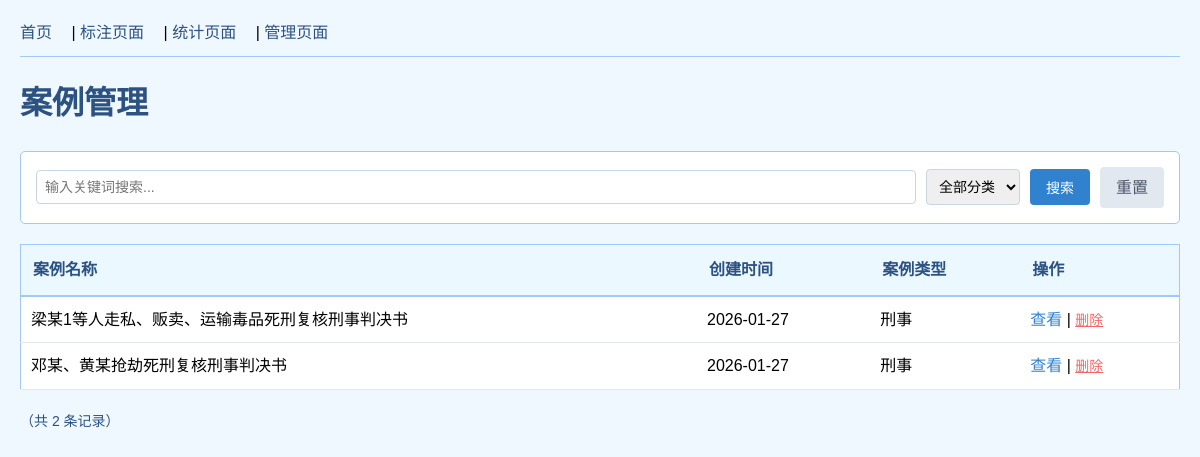
The page /manage on the database as committed earlier.
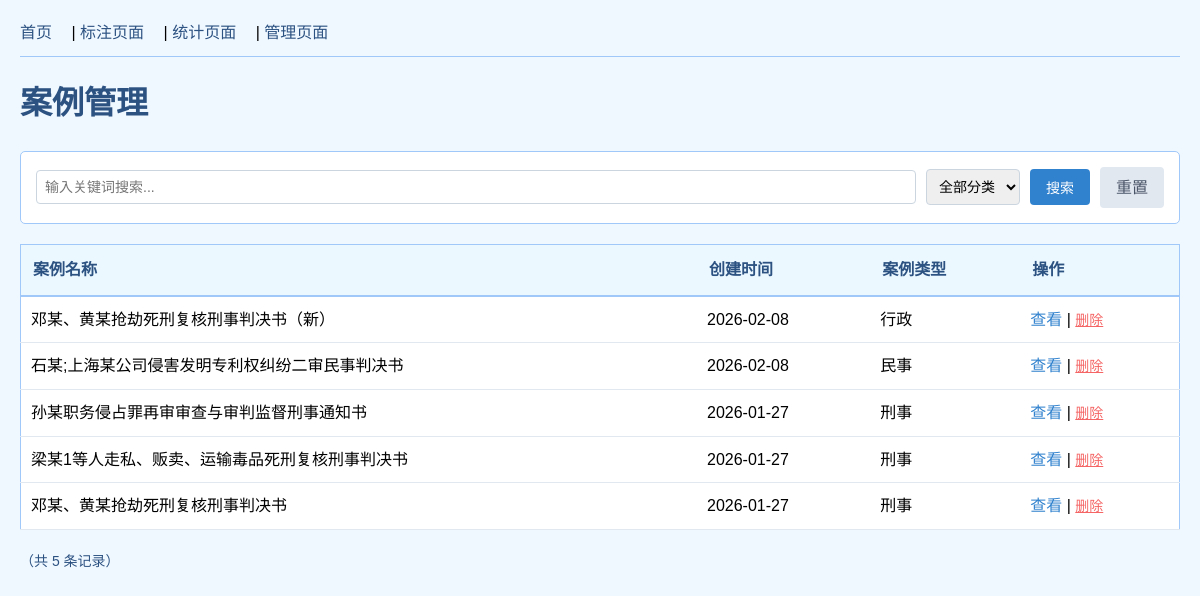
The same page on the database as committed later.
### app/database.py (models this page shows, shortened)
class Case(db.Model):
    __tablename__ = 'cases'
    id = db.Column(db.Integer, primary_key=True)
    name = db.Column(db.String(50), nullable=False, unique=True)
    time = db.Column(db.Date, default=date.today)
    sort = db.Column(db.String(10))
    cause = db.Column(db.String(200))
    result = db.Column(db.String(200))
    content = db.Column(db.Text)
    browses = db.Column(db.Integer, default=0)
    summary = db.Column(db.Text, default='')  # 文本摘要
    keywords = db.Column(db.Text, default='[]')  # 关键词列表（JSON格式）
    is_nlp_analyzed = db.Column(db.Boolean, default=False)  # 是否已分析
    analyzed_at = db.Column(db.DateTime)  # 分析时间
    __table_args__ = (
        db.Index('idx_case_sort', sort),              # 分类筛选
    )

### app/manage.py (the view)
@manage_bp.route('/manage')
def manage():
    page = request.args.get('page', 1, type=int)
    per_page = 5
    keyword = request.args.get('keyword', '').strip()
    sort_type = request.args.get('sort', '').strip()
    query = get_search_query(keyword, sort_type)
    pagination = get_paginated_cases(query, page, per_page)
    cases = pagination.items
    filtered_count = query.count()
    return render_template('manage.html',
                         cases=cases,
                         pagination=pagination,
                         keyword=keyword,
                         selected_sort=sort_type,
                         filtered_count=filtered_count)

### app/manage.py (called while the page is built)
def get_search_query(keyword=None, sort_type=None):
    query = Case.query
    if keyword:
        query = query.filter(Case.keywords.contains(keyword))
    if sort_type:
        query = query.filter(Case.sort == sort_type)
    return query

def get_paginated_cases(query, page=1, per_page=5):
    return query.order_by(Case.id.desc()).paginate(
        page=page,
        per_page=per_page,
        error_out=False
    )

### app/templates/manage.html (shortened to what this page needs)
<!DOCTYPE html>
<html>
<head>
</head>
<body>
    <div class="nav">
        <a href="/">首页</a> |
        <a href="/annotate">标注页面</a> |
        <a href="/statistic">统计页面</a> |
        <a href="/manage">管理页面</a>
    </div>
    <h1>案例管理</h1>
    <div style="margin: 20px 0; padding: 15px; background-color: white; border: 1px solid #a0c8f8; border-radius: 5px;">
        <form method="GET" action="/manage" style="display: flex; gap: 10px; align-items: center;">
            <input type="text"
                   name="keyword"
                   placeholder="输入关键词搜索..."
                   style="flex: 1; padding: 8px; border: 1px solid #cbd5e0; border-radius: 4px;"
                   value="{{ keyword or '' }}">
            <select name="sort" style="padding: 8px; border: 1px solid #cbd5e0; border-radius: 4px;">
            <option value="">全部分类</option>
           </select>
            <button type="submit"
                    style="padding: 8px 16px; background-color: #3182ce; color: white; border: none; border-radius: 4px; cursor: pointer;">
                搜索
            </button>
            <a href="/manage"
               style="padding: 8px 16px; background-color: #e2e8f0; color: #4a5568; border-radius: 4px; text-decoration: none;">
                重置
            </a>
        </form>
    </div>
    <table>
        <tr>
            <th>案例名称</th>
            <th>创建时间</th>
            <th>案例类型</th>
            <th>操作</th>
        </tr>
        {% for case in cases %}
        <tr>
            <td>
                {{ case.name }}
            </td>
            <td>{{ case.time }}</td>
            <td>{{ case.sort }}</td>
            <td>
                <a href="/annotate?case_id={{ case.id }}">查看</a>
                |
                <form action="/delete/{{ case.id }}" method="POST" style="display: inline;">
                    <button type="submit" onclick="return confirm('确定删除【{{ case.name }}】吗？')"
                             style="background: none; border: none; color: #f56565; cursor: pointer; text-decoration: underline; padding: 0; font-size: 14px;">
                        删除
                    </button>
                </form>
            </td>
        </tr>
        {% endfor %}
    </table>
    <div class="pagination">
        <div class="pagination-info">
            （共 {{ filtered_count }} 条记录）
        </div>
    </div>
</body>
</html>

### app/templates/manage.html (style rules this page uses)
body { background-color: #f0f8ff; font-family: Arial, sans-serif; margin: 20px; line-height: 1.6; }
h1 { color: #2c5282; }
table { width: 100%; border-collapse: collapse; margin: 20px 0; background-color: white; border: 1px solid #a0c8f8; }
th { background-color: #ebf8ff; color: #2c5282; padding: 12px; text-align: left; border-bottom: 2px solid #a0c8f8; }
td { padding: 10px; border-bottom: 1px solid #e2e8f0; }
a { color: #3182ce; text-decoration: none; }
button { background-color: #f56565; color: white; border: none; padding: 4px 8px; border-radius: 3px; cursor: pointer; font-size: 14px; }
input[type="text"], select { font-size: 14px; padding: 8px; border: 1px solid #cbd5e0; border-radius: 4px; }
.pagination { margin: 20px 0; display: flex; justify-content: space-between; align-items: center; }
.pagination-info { color: #2c5282; font-size: 14px; }
.nav { margin-bottom: 20px; padding-bottom: 10px; border-bottom: 1px solid #a0c8f8; }
.nav a { margin-right: 15px; color: #2c5282; }

Rows that differ between the two databases and show on the page:
added Case: name "邓某、黄某抢劫死刑复核刑事判决书（新）", time "2026-02-08", sort "行政"
added Case: name "石某;上海某公司侵害发明专利权纠纷二审民事判决书", time "2026-02-08", sort "民事"
added Case: name "孙某职务侵占罪再审审查与审判监督刑事通知书", time "2026-01-27", sort "刑事"
Other text that changed with them:
{{ filtered_count }}: "2" → "5"
